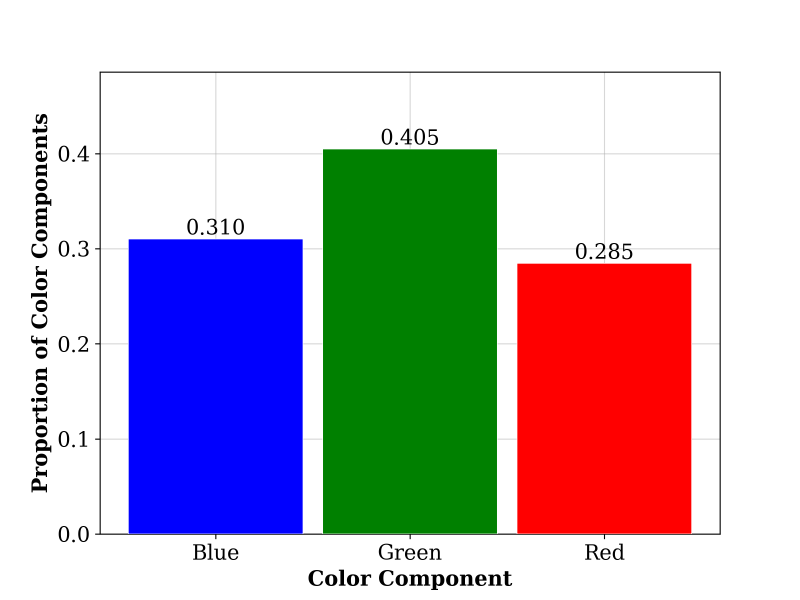
#> input picture hists_example/color/img1.png, 2400 x 1800 px, given as the content of the folder images, which was not available (shown at 1/3 size)
$ python main.py
#> lines starting #> are read from the running program, lines starting #| are printed output that depends on the picture; pictures that were not available may be replaced by others from this repository, and a replacement may not be noted
### codes/hist.py
import os
import cv2
import warnings
import numpy as np
import matplotlib.pyplot as plt

hist_num = 0  # 直方图计数器, 便于显示绘图窗口

class Hist:
    """
    直方图父类
    """

    def __init__(self):

        global hist_num
        hist_num += 1

        # 初始化图像及序号
        self.fig = plt.figure(hist_num, figsize=(8, 6))
        self.index = hist_num

    def save_fig(
            self,
            save_folder: str,
            save_name : str,
            dpi: int = 300
    ):
        """
        保存直方图

        参数:
        save_folder: 保存文件夹(允许不存在)
        save_name: 保存图像文件名称
        dpi: 图像分辨率, 默认值300

        返回值: None
        """
        if not os.path.exists(save_folder):
            os.makedirs(save_folder)

        save_pth = os.path.join(save_folder, save_name)
        if os.path.exists(save_pth):
            warnings.warn(f"File '{save_name}' already exists in '{save_folder}'. Existing file will be overwritten.", UserWarning)
        self.fig.savefig(save_pth, dpi=dpi)

    def _set_hist_property(self):
        """
        设置直方图参数
        """
        # 设置轴标题及轴范围
        font_dict = {"family": 'serif', "weight": 'bold', "size": 15}
        if isinstance(self, ColorHist):
            plt.xlabel("Color Component", fontdict=font_dict)
            plt.ylabel("Proportion of Color Components", fontdict=font_dict)
            plt.ylim(0, max(self.proportions) * 1.2)
        elif isinstance(self, GrayHist):
            plt.xlabel("Grayscale Value", fontdict=font_dict)
            plt.ylabel("Proportion of Grayscale Values", fontdict=font_dict)
            plt.xlim(0, 255)
        elif isinstance(self, GradientHist):
            plt.xlabel("Gradient Intensity", fontdict=font_dict)
            plt.ylabel("Proportion of Gradient Intensities", fontdict=font_dict)
            plt.xlim(0, self._dynamic_xlim())

        # 设置轴刻度
        plt.xticks(fontproperties='serif', fontsize=15)
        plt.yticks(fontproperties='serif', fontsize=15)

        # 显示网格
        plt.grid(True, alpha=0.5, zorder=1)


class ColorHist(Hist):
    """
    颜色直方图
    """

    def __init__(
            self,
            img_pth: str,
    ):
        """
        参数:
        img_pth: 图像路径
        """
        super().__init__()
        self.img = cv2.imread(img_pth, cv2.IMREAD_COLOR)  # 以彩色方式读入, 通道顺序为BGR
        self.channels = ["Blue", "Green", "Red"]
        self._create_hist()

    def _create_hist(self):
        """
        绘制颜色直方图
        """
        self.proportions = self._calc_RGB()  # 计算RGB分量

        plt.figure(self.index)
        bars = plt.bar(
            self.channels,
            self.proportions,
            color=["blue", "green", "red"],
            width=0.9,
            edgecolor="white",
            linewidth=0.5,
            zorder=3
        )

        self._set_hist_property()

        # 显示柱高
        for bar, proportion in zip(bars, self.proportions):
            height = bar.get_height()
            plt.text(
                x=bar.get_x() + bar.get_width() / 2,
                y=height,
                s=f'{proportion:.3f}',
                ha='center',
                va='bottom',
                fontproperties='serif',
                fontsize=15
            )

        plt.close()

    def _calc_RGB(self):
        """
        计算三个颜色分量的相对比例
        """
        energy = self.img.sum(axis=(0, 1))  # 对三个通道分别求和
        return energy / energy.sum()  # 归一化


class GrayHist(Hist):
    """
    灰度直方图
    """

    def __init__(
            self,
            img_pth: str,
    ):
        """
        参数:
        img_pth: 图像路径
        """
        super().__init__()
        self.img = cv2.imread(img_pth, cv2.IMREAD_GRAYSCALE)  # 以灰度方式读入
        self._create_hist()

    def _create_hist(self):
        """
        绘制灰度直方图
        """
        self.gray = self._calc_gray()

        plt.figure(self.index)
        bars = plt.bar(
            np.arange(256),
            self.gray,
            width=1,
            zorder=3
        )

        self._set_hist_property()

        plt.close()

    def _calc_gray(self):
        """
        计算各灰度值像素数目的比例
        """
        img_flat = self.img.flatten()
        gray_logit = np.bincount(img_flat, minlength=256)  # 计数
        return gray_logit / gray_logit.sum()  # 归一化


class GradientHist(Hist):
    """
    梯度直方图
    """

    def __init__(
            self,
            img_pth: str,
    ):
        """
        参数:
        img_pth: 图像路径
        """
        super().__init__()
        self.img = cv2.imread(img_pth, cv2.IMREAD_GRAYSCALE)  # 以灰度方式读入
        self._create_hist()

    def _create_hist(self):
        """
        绘制梯度直方图
        """
        self.gradient, self.hist = self._calc_gradient()

        plt.figure(self.index)
        bars = plt.bar(
            np.arange(361),
            self.hist,
            width=1,
            zorder=3
        )

        self._set_hist_property()

        plt.close()

    def _calc_gradient(self):
        """
        计算梯度强度并划分区间
        """
        img_int = self.img.astype(np.int64) # Conversion from uint8 to int64 to avoid negative overflow
        grad_x = img_int[1:-1, 2:] - img_int[1:-1, :-2]
        grad_y = img_int[2:, 1:-1] - img_int[:-2, 1:-1]
        grad = np.sqrt(np.pow(grad_x, 2) + np.pow(grad_y, 2))
        hist, _ = np.histogram(grad, bins=np.arange(0, 362, 1))  # 划分区间并计数
        return grad, hist / hist.sum()

    # [11 lines left out: function save_grad_img, not called in this run]

    def _dynamic_xlim(self, epsilon=5e-4):
        """
        直方图x轴范围的动态调整
        """
        index = 360
        while index >= 0 and self.hist[index] <= epsilon:
            index -= 1
        return index if index > 200 else 200

### codes/main.py
import os
import sys
import glob
import argparse
from codes.hist import ColorHist, GrayHist, GradientHist

try:
    from tqdm import tqdm
except ImportError:
    tqdm = None

def parse_args(args):
    """
    读取命令行参数
    """
    parser = argparse.ArgumentParser()
    parser.add_argument("--hist-type", choices=["color", "gray", "gradient", "all"], default="all", help="Options are ['color', 'gray', 'gradient']")
    parser.add_argument("--input-dir", type=str, default="images", help="path to folder of input images")
    parser.add_argument("--output-dir", type=str, default="hists", help="path to folder of output images")
    parser.add_argument("--output-type", type=str, default="png", help="layout of output images")

    args = parser.parse_args(args)
    return args


def get_image_paths(input_dir, extensions = ("jpg", "jpeg", "png", "bmp")):
    """
    从输入文件夹中找到所有图片文件
    """
    pattern = f"{input_dir}/**/*"
    img_paths = []

    for extension in extensions:
        img_paths.extend(glob.glob(f"{pattern}.{extension}", recursive=True))

    if not img_paths:
        raise FileNotFoundError(f"No images found in {input_dir}. Supported formats are: {', '.join(extensions)}")

    return img_paths


def create_hist(hist_type, img_paths, args):
    """
    创建直方图
    """

    hist_classes = {
        "color": ColorHist,
        "gray": GrayHist,
        "gradient": GradientHist
    }

    img_paths = tqdm(img_paths, desc=f"Processing {hist_type} histograms") if tqdm is not None else img_paths
    output_dir = os.path.join(args.output_dir, hist_type)

    for img_path in img_paths:
        original_filename = os.path.splitext(os.path.basename(img_path))[0]
        hist = hist_classes[hist_type](img_path)
        output_name = f"{original_filename}.{args.output_type}"
        hist.save_fig(output_dir, output_name)

    print(f"{len(img_paths)} figures successfully saved to {output_dir}")


def main(args):
    args = parse_args(args)

    img_paths = get_image_paths(args.input_dir)

    if args.hist_type == "all":
        for hist_type in ["color", "gray", "gradient"]:
            create_hist(hist_type, img_paths, args)
#> this loop made 3 passes
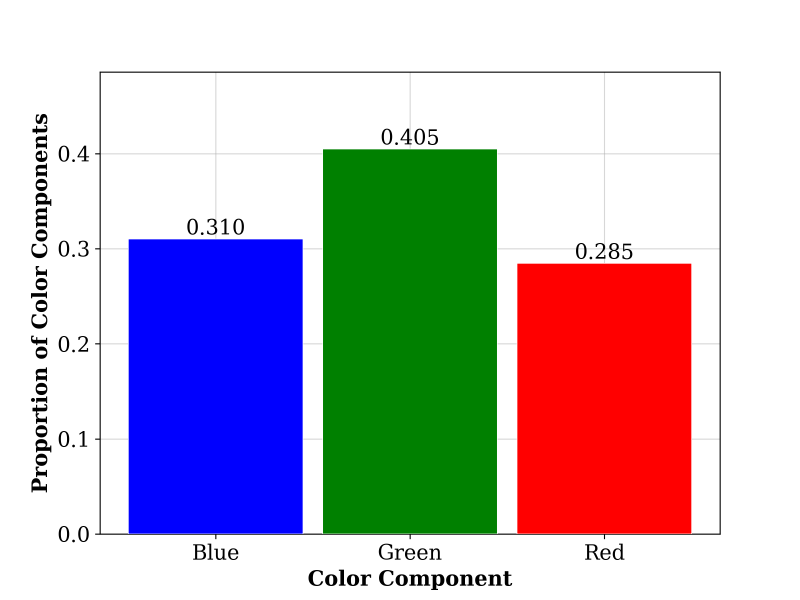
#> input picture hists_example/color/img1.png, 2400 x 1800 px, given as the content of the folder images, which was not available (shown at 1/3 size)
#> pass 1, in _create_hist, `plt.close()`:
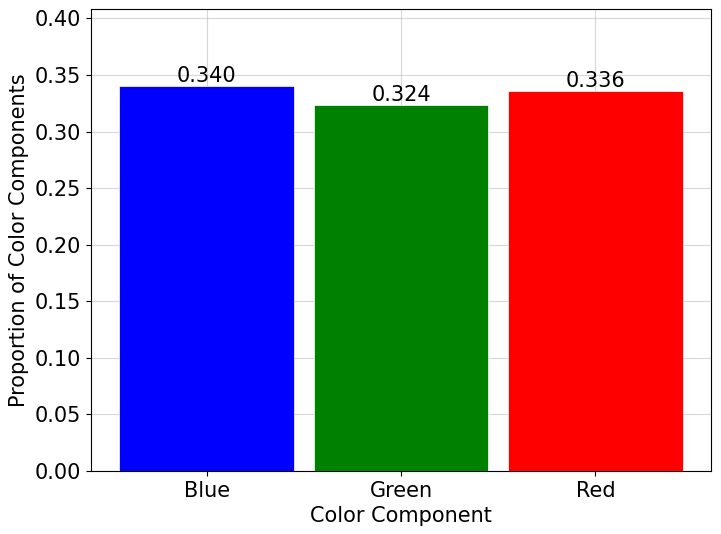
#> figure drawn by matplotlib, 1 panel; tallest bar 0.34 high, from x = -0.45 to 0.45
#> pass 2, in __init__, `self.img = cv2.imread(img_pth, cv2.IMREAD_GRAYSCALE)`:
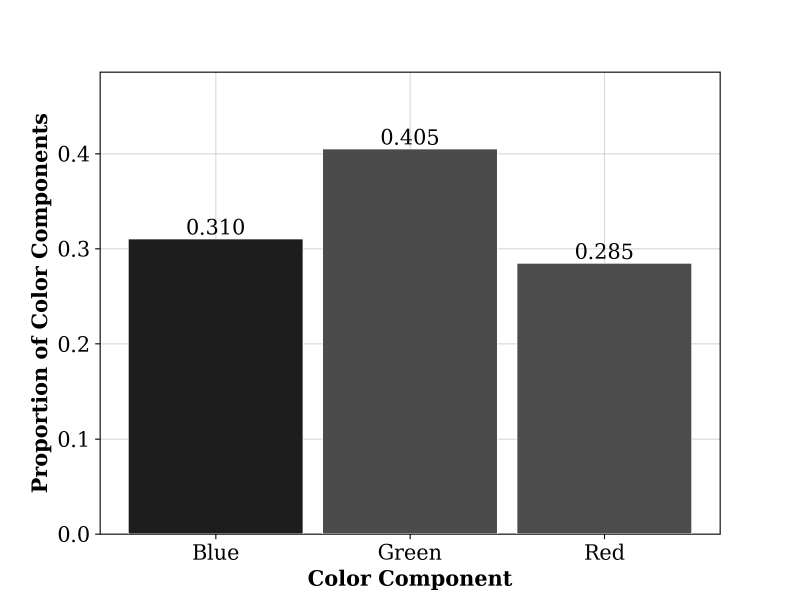
#> self.img: shape (1800, 2400) (shown at 1/3 size); min 0, max 255, mean 184.1
#> pass 2, in _create_hist, `plt.close()`:
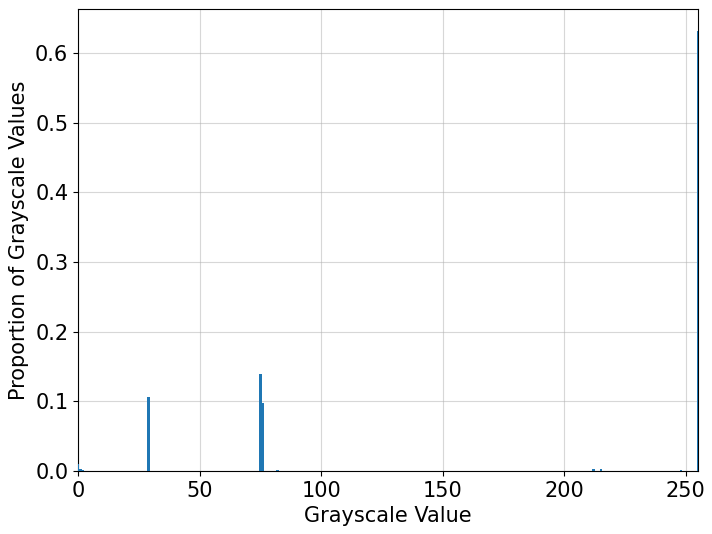
#> figure drawn by matplotlib, 1 panel; tallest bar 0.632 high, from x = 254.5 to 255.5
#> pass 3, in _calc_gradient, `img_int = self.img.astype(np.int64)`:
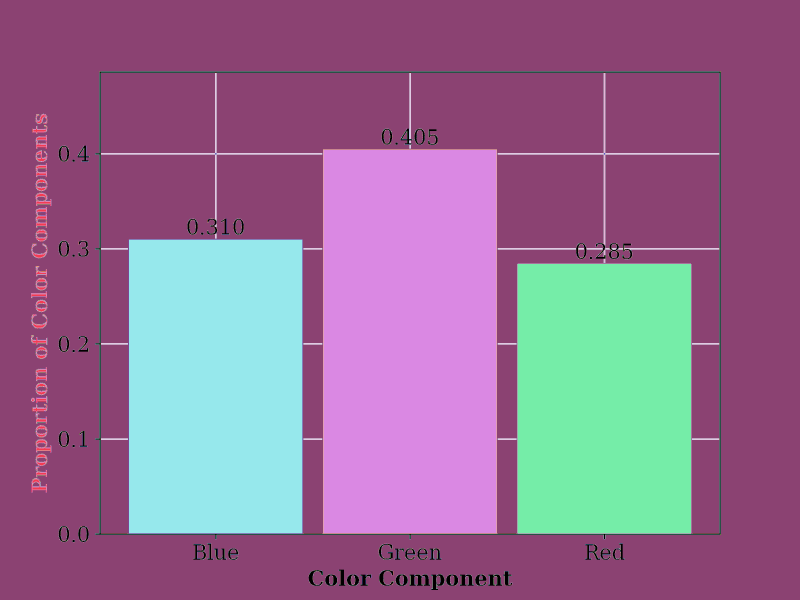
#> img_int: shape (1800, 2400) int64 (shown at 1/3 size); 256 distinct labels, from 0 to 255; one colour per label, 0 black
#> pass 3, in _calc_gradient, `grad_x = img_int[1:-1, 2:] - img_int[1:-1, :-2]`:
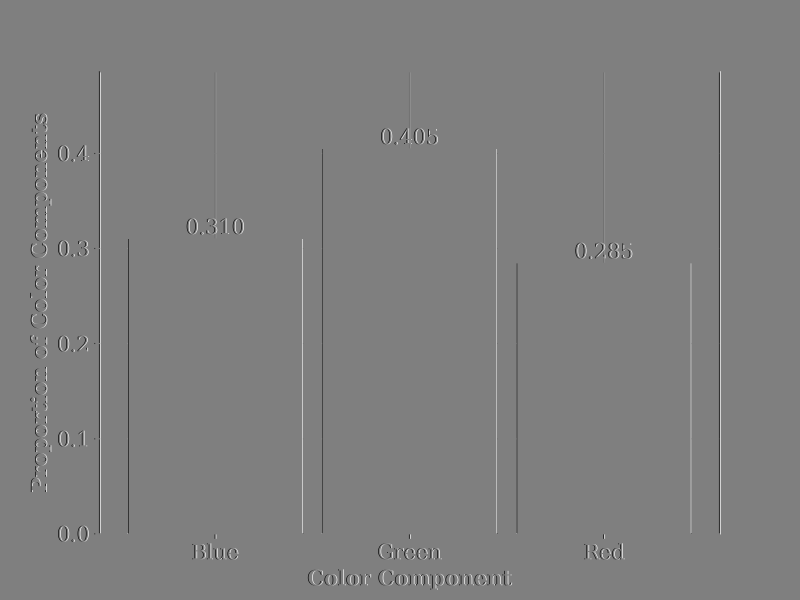
#> grad_x: shape (1798, 2398) int64 (shown at 1/3 size); min -255, max 255, mean 0; drawn with min black and max white
#> pass 3, in _calc_gradient, `grad_y = img_int[2:, 1:-1] - img_int[:-2, 1:-1]`:
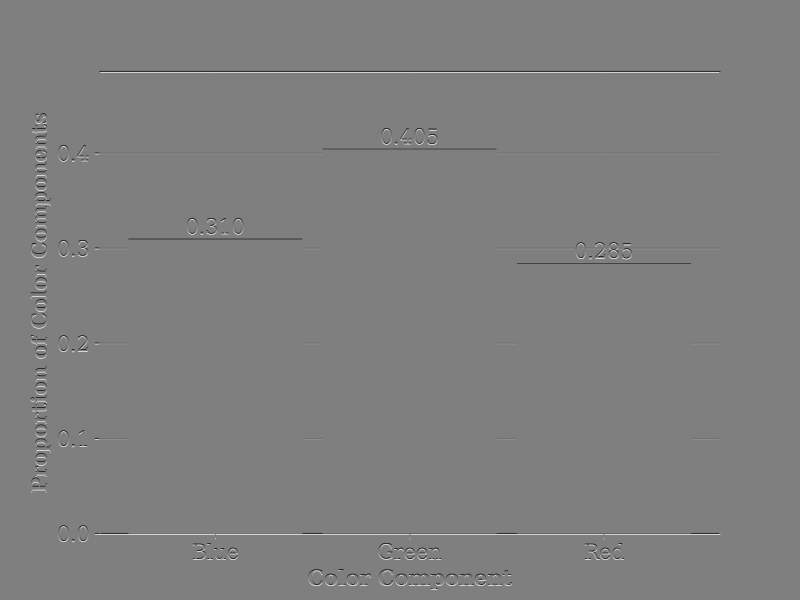
#> grad_y: shape (1798, 2398) int64 (shown at 1/3 size); min -255, max 255, mean 0; drawn with min black and max white

    else:
        create_hist(args.hist_type, img_paths, args)


if __name__ == "__main__":
    main(sys.argv[1:])
